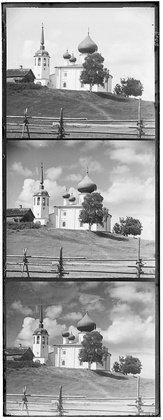
%> input picture A1/img/1/original.jpg, 163 x 420 px, shrunk from 398 x 1024 before the run
$ octave main.m   (GNU Octave 9; MATLAB toolbox functions it lacks are replaced by stand-ins)
%> lines starting %> are read from the running program, lines starting %| are printed output that depends on the picture
### A1/src/im_align.m
function shifted = im_align(a, b, max_shift, shift_pts)
    [width, height] = size(a);

    % Generate linearly spaced vectors
    % These will be used as the values for the shifts
    ivalues = [
        int8(linspace(-width*max_shift, -1, shift_pts))
        0
        int8(linspace(1, width*max_shift, shift_pts))
    ];

    jvalues = [
        int8(linspace(-height*max_shift, -1, shift_pts))
        0
        int8(linspace(1, height*max_shift, shift_pts))
    ];

    min = ssd(a, b, max_shift);
    mini = 0;
    minj = 0;

    for i = ivalues
        for j = jvalues
            temp = ssd(a, circshift(b, [i j]), max_shift);
            if temp < min
                min = temp;
                mini = i;
                minj = j;
            end;
        end;
    end;

    shifted = circshift(b, [mini minj]);
end

### A1/src/main.m
% See ../README.md for details

%%%% CONSTANTS %%%%%%%%
% Current folder and image being read
FOLDER = '4';
IM_NAME = 'original.jpg'

% Shift % range searched (0.0 ~ 1.0)
max_shift = 0.08;

% Shift points samples (10 ~ 100)
shift_pts = 20;
%%%%%%%%%%%%%%%%%%%%%%%

% Read image and convert to double
img = imread(fullfile('../img/', FOLDER, IM_NAME));
%> img is the input picture: size 420x163 uint8; min 0, max 255, mean 159.4
img = im2double(img);
%> img: size 420x163 double

% Crop the image horizontally into the 3 images
[height, width] = size(img);
%> height = 420; width = 163

third = floor(height/3);
%> third = 140

blue   = img(1:(third), :);
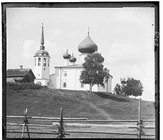
%> blue: size 140x163 double; min 0, max 1, mean 0.652
green  = img((third+1):(2*third), :);
red    = img((2*third+1):(3*third), :);

% Naive approach
naive = cat(3, red, green, blue);
imwrite(naive, fullfile('../img/', FOLDER, '/naive.jpg'));
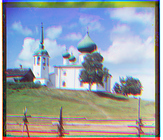
%> saved as naive.jpg: size 140x163x3 uint8; mean R, G, B 153.1, 158.9, 166.2


% SSD approach

shifted_green = im_align(blue, green, max_shift, shift_pts);
%> the run ends on the next line
